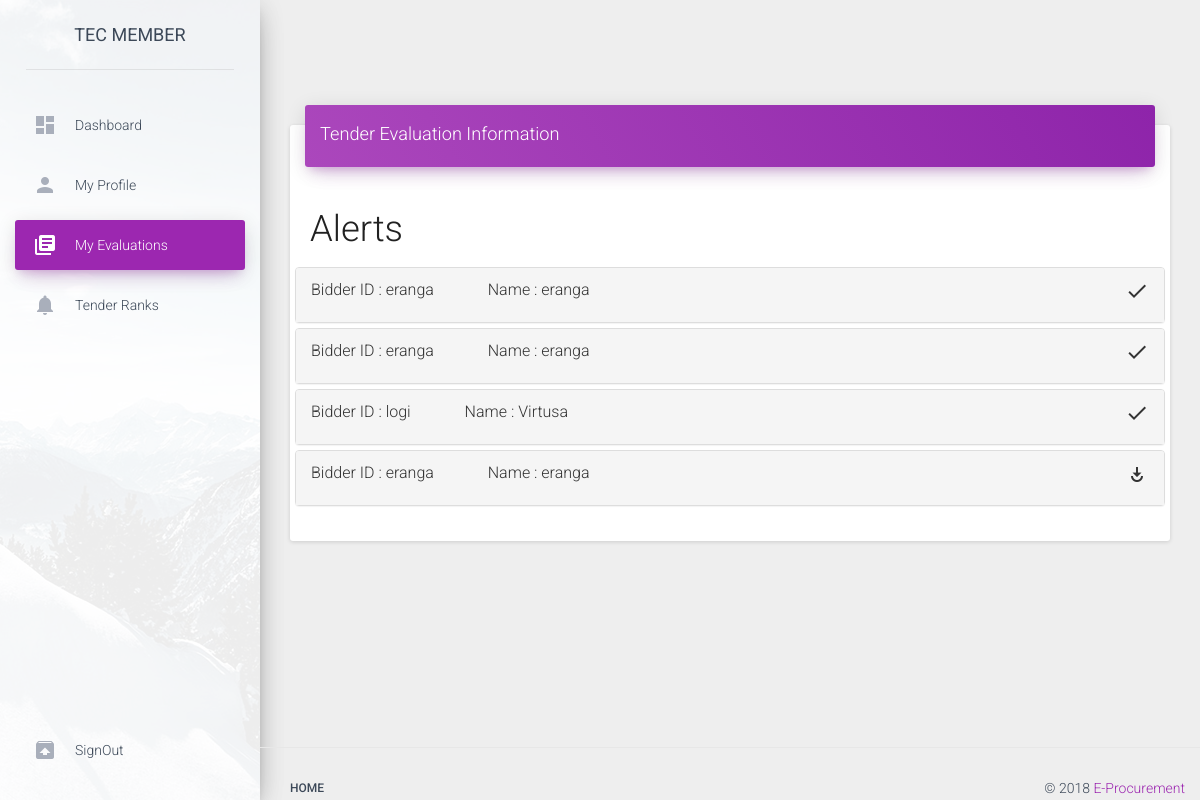
The page /Final/PCNTEC/evals.php (signed in) on the database its author committed.
### tables this page shows
CREATE TABLE `bid` (
  `BidderID` varchar(100) NOT NULL,
  `TenderID` varchar(100) NOT NULL,
  `sDate` date NOT NULL,
  `sTime` time NOT NULL,
  `BidFile` text NOT NULL,
  `Status` int(11) NOT NULL,
  `Description` text NOT NULL
);

CREATE TABLE `bidder` (
  `BidderID` varchar(10) NOT NULL,
  `TdFile` text NOT NULL,
  `BidderKey` varchar(100) NOT NULL,
  `Name` varchar(20) NOT NULL,
  `Bemail` varchar(50) NOT NULL,
  `Bcontact` int(10) NOT NULL,
  `Status` int(4) NOT NULL
);

### Final/PCNTEC/evals.php (the view, shortened to what this page needs)
<!doctype html>
<?php  session_start();
if (isset($_SESSION['tec_data'])) {
	$tec=$_SESSION['tec_data'];
}else {
    header("location:../Bidder_Module/login.php");
}
?>
<?php include 'connection.php'; ?>
<html lang="en">
<head>
    <link href="assets/css/bootstrap.min.css" rel="stylesheet" />
    <link href="assets/css/material-dashboard.css" rel="stylesheet"/>
    <link href="assets/css/demo.css" rel="stylesheet" />
    <link href="http://maxcdn.bootstrapcdn.com/font-awesome/latest/css/font-awesome.min.css" rel="stylesheet">
</head>
<body>
	<?php
	  $tecid=$tec['TecID'];
			$sql="SELECT * FROM bid WHERE TenderID IN (SELECT TenderID FROM gaccess WHERE TecID='$tecid' AND Status=1) AND TenderID in (SELECT TenderID FROM tender WHERE CDate < CURDATE())";
		$result = mysqli_query($conn, $sql);
	 ?>
	<div class="wrapper">
	    <div class="sidebar" data-color="purple" data-image="assets/img/sidebar-1.jpg">
			<div class="logo">
				<a href="#" class="simple-text">
					TEC Member
				</a>
			</div>
	    	<div class="sidebar-wrapper">
	            <ul class="nav">
	                <li >
	                    <a href="dashboard.php">
	                        <i class="material-icons">dashboard</i>
	                        <p>Dashboard</p>
	                    </a>
	                </li>
	                <li>
	                    <a href="profile.php">
	                        <i class="material-icons">person</i>
	                        <p>My Profile</p>
	                    </a>
	                </li>
	                <li class="active">
	                    <a href="evals.php">
	                        <i class="material-icons">library_books</i>
	                        <p>My Evaluations</p>
	                    </a>
	                </li>
	                <li>
	                    <a href="notifications.php">
	                        <i class="material-icons text-gray">notifications</i>
	                        <p>Tender Ranks</p>
	                    </a>
	                </li>
					<li class="active-pro">
	                    <a href="tec_logout.php">
	                        <i class="material-icons">unarchive</i>
	                        <p>SignOut</p>
	                    </a>
	                </li>
	            </ul>
	    	</div>
	    </div>
	    <div class="main-panel">
			<nav class="navbar navbar-transparent navbar-absolute">
			</nav>
	        <div class="content">
	            <div class="container-fluid">
	                <div class="row">
	                    <div class="col-md-12">
	                        <div class="card">
	                            <div class="card-header" data-background-color="purple">
	                                <h4 class="title">Tender Evaluation Information</h4>
	                            </div>
	                            <div class="card-content">
																<div id="typography">
																	<div class="title">
																		<h2>Alerts</h2>
																	</div>
																	<div class="row">
																		<div class="panel-group" id="accordion">
																			<?php if($result){
																				$num=1;
																				while ($row = mysqli_fetch_assoc($result)){
																				?>
																				<div class="panel panel-default">
																				 <div class="panel-heading">
																					 <h4 class="panel-title">
																						 <a data-toggle="collapse" data-parent="#accordion" href="#<?php echo $num ?>" >
																							 <?php
																							  $id = $row["BidderID"];
																							 	$sql1="SELECT Name FROM bidder WHERE BidderID='$id'";
																								$result1 = mysqli_query($conn, $sql1);
																								$row1 = mysqli_fetch_array($result1);
																								$tecid=$tec['TecID'];
																								$tenid=$row['TenderID'];
																								$bidderid=$row['BidderID'];
																								$sql2="SELECT * FROM teceval WHERE TecID='$tecid' AND TenderID='$tenid' AND BidderID= '$bidderid' ";
																								$result2 = mysqli_query($conn, $sql2);
																								$row_cnt = mysqli_num_rows($result2);
																							 ?>
																							 <p>Bidder ID : <?php echo $row["BidderID"] ?> <span style="margin-left:50px;">Name : <?php echo $row1[0];?></span>
																							 <span style="float:right;"><?php if($row_cnt==1){?> <i class="material-icons">done</i> <?php }else{?><i class="material-icons">play_for_work</i><?php }?></span> </p>
																							</a>
																					 </h4>
																				 </div>
																			 </div>
																				<?php
																				$num=$num+1;
																				}
																			}
																			?>
																	</div>
																	</div>
																</div>
	                            </div>
	                        </div>
	                    </div>
	                </div>
	            </div>
	        </div>
					<footer class="footer">
				 		 <div class="container-fluid">
				 				 <nav class="pull-left">
				 						 <ul>
				 								 <li>
				 										 <a href="#">
				 												 Home
				 										 </a>
				 								 </li>
				 						 </ul>
				 				 </nav>
				 				 <p class="copyright pull-right">
				 						 &copy; <script>document.write(new Date().getFullYear())</script> <a href="#">E-Procurement</a>
				 				 </p>
				 		 </div>
				  </footer>
	    </div>
	</div>
</body>
</html>

### Final/Bidder_Module/Bidder UI/assets/css/demo.css (style rules this page uses)
.sidebar .nav > li.active-pro { position: absolute; width: 100%; bottom: 10px; }

### rows shown on the page
bid: BidderID "eranga", BidderID.Name "eranga"
bid: BidderID "eranga", BidderID.Name "eranga"
bid: BidderID "logi", BidderID.Name "Virtusa"
bid: BidderID "eranga", BidderID.Name "eranga"
